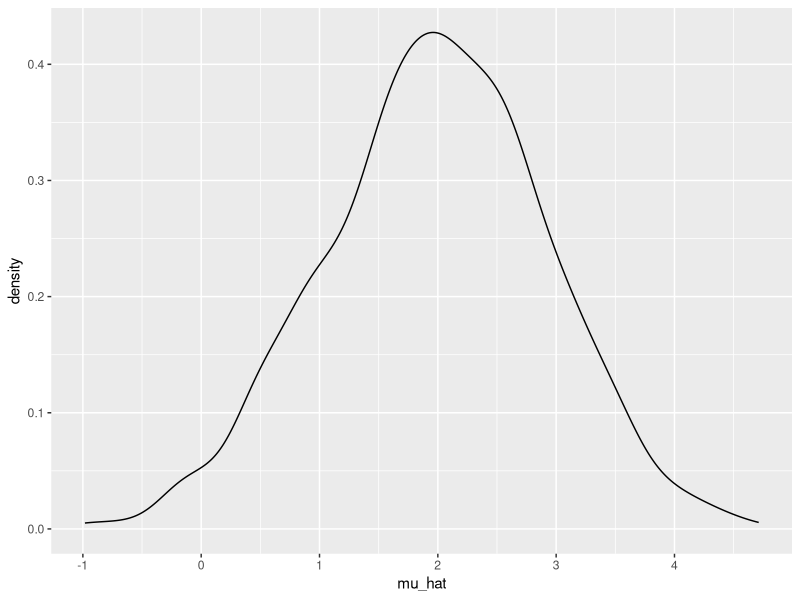
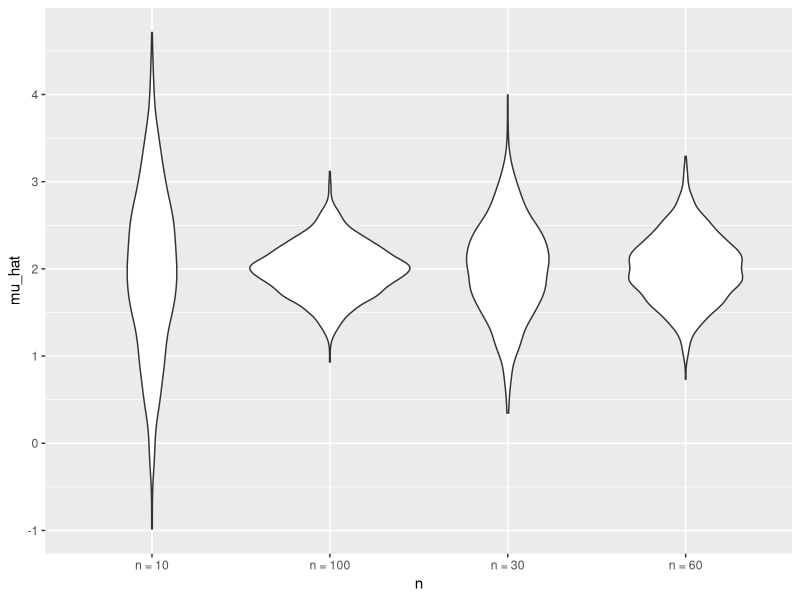
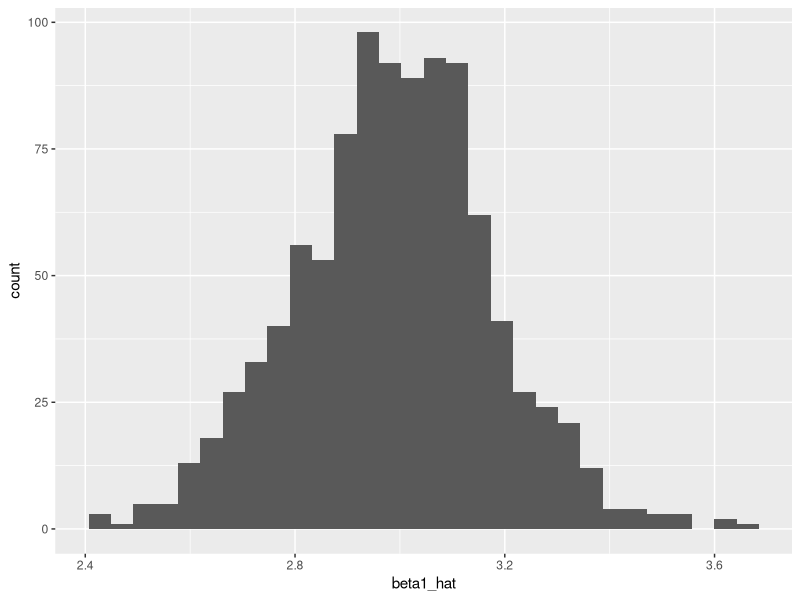
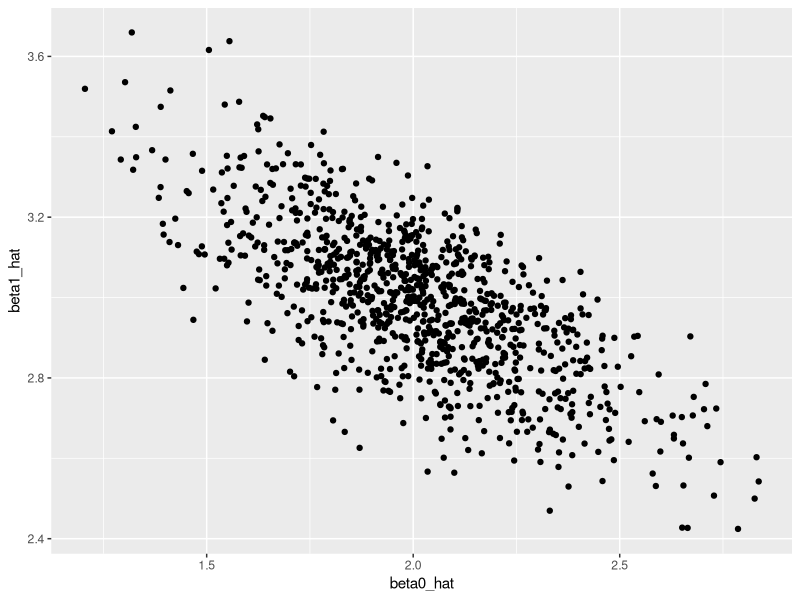
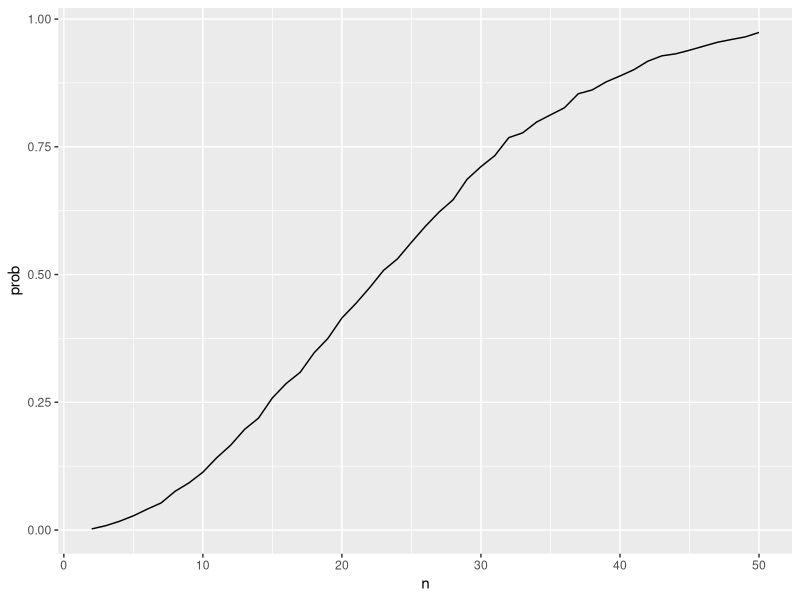

Here is the R script that generated these plots, in order:
## ---- chunk 1
library(tidyverse)
set.seed(1)
## ---- chunk 2
sim_mean_sd = function(n, mu = 2, sigma = 3) {
  
  sim_data = tibble(
    x = rnorm(n, mean = mu, sd = sigma),
  )
  
  output = 
    sim_data |> 
    summarize(
      mu_hat = mean(x),
      sigma_hat = sd(x)
    )
  return(output)
}
sim_mean_sd(30)
## ---- chunk 3
output = vector("list", 1000)

for (i in 1:1000) {
  output[[i]] = sim_mean_sd(30)
}

output
## ---- chunk 4
sim_results = bind_rows(output)|>
  summarise(
    ave_mean = mean(mu_hat),
    sd_mean = sd(mu_hat)
  )
## ---- chunk 5
sim_res = 
  tibble(
    iter = 1:1000
  )|>
  mutate(samp_res = map(iter, sim_mean_sd, n= 30))|>
  unnest(samp_res)
## ---- chunk 6
sim_res = 
  expand_grid(
    n = c(10,30,60,100),
    iter = 1:1000
  ) |> 
  mutate(
    estimate_df = map(n, sim_mean_sd)
  ) |> 
  unnest(estimate_df)
## ---- chunk 7
sim_res|>
  group_by(n)|>
  summarise(
    se = sd(mu_hat)
  )
## ---- chunk 8
sim_res |>
  filter(n ==10)|>
  ggplot(aes(x = mu_hat)) + 
  geom_density()
## ---- chunk 9
sim_res |>
  mutate(n = str_c('n = ', n))|>
  ggplot(aes(x = n, y = mu_hat)) + 
  geom_violin()
## ---- chunk 10
sim_regression = function(n, beta0 = 2, beta1 = 3) {
  
  sim_data = 
    tibble(
      x = rnorm(n, mean = 1, sd = 1),
      y = beta0 + beta1 * x + rnorm(n, 0, 1)
    )
  lm_fit = lm(y~x, data = sim_data)
  out_df = 
    tibble(
      beta0_hat = coef(lm_fit)[1],
      beta1_hat = coef(lm_fit)[2]
    )
  return(out_df)
}
## ---- chunk 11
sim_results_df = 
  expand_grid(
    sample_size = 30,
    iter = 1:1000
  ) |> 
  mutate(lm_res = map(sample_size, sim_regression))|>
  unnest(lm_res)

sim_results_df|>
  ggplot(aes(x = beta1_hat))+
  geom_histogram()
## ---- chunk 12
sim_results_df|>
  ggplot(aes(x = beta0_hat, y = beta1_hat))+
  geom_point()
## ---- chunk 13
bday_sim <- function(n){
bdays = sample(1:365, size = n, replace = T)
duplicate = length(unique(bdays))<n
return(duplicate)
}
## ---- chunk 14
sim_res = 
  expand_grid(
    n = 2:50,
    iter = 1:10000
  )|>
  mutate(res = map_lgl(n, bday_sim))|>
  group_by(n)|>
  summarise(prob = mean(res))
## ---- chunk 15
sim_res|>
  ggplot(aes(x = n, y = prob))+
  geom_line()
